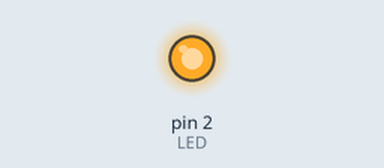
This sketch was run on a simulated Arduino Uno, built with avr-gcc and run on an emulated ATmega328P. On the bench: output pins drawn as LEDs (lit = HIGH).

Above: at 1.5 s.
At 4.5 s:
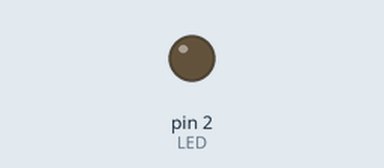
Timing chart, 0 to 7.8 s (numbered marks = the images above):
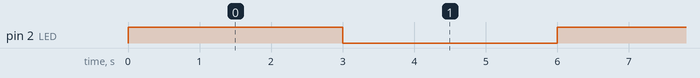

Measured:
- by itself, pin 2 (LED): alternates HIGH for 3.0 s and LOW for 3.0 s

The sketch:

modul1Kegiatan1.ino
```cpp
const int LED = 2;
void setup() {
  Serial.begin(9600);
  pinMode(LED, OUTPUT);
}

void loop() {
  digitalWrite(LED, HIGH);
  delay(3000);
  digitalWrite(LED, LOW);
  delay(3000);
}
```
